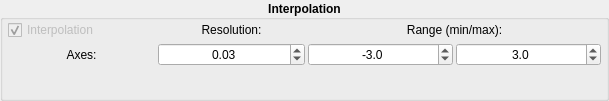
<?xml version="1.0" encoding="UTF-8"?>
<ui version="4.0">
 <class>lmfitinterpolation</class>
 <widget class="QWidget" name="lmfitinterpolation">
  <property name="geometry">
   <rect>
    <x>0</x>
    <y>0</y>
    <width>609</width>
    <height>101</height>
   </rect>
  </property>
  <property name="windowTitle">
   <string>Form</string>
  </property>
  <layout class="QHBoxLayout" name="horizontalLayout">
   <property name="spacing">
    <number>0</number>
   </property>
   <property name="leftMargin">
    <number>0</number>
   </property>
   <property name="topMargin">
    <number>0</number>
   </property>
   <property name="rightMargin">
    <number>0</number>
   </property>
   <property name="bottomMargin">
    <number>0</number>
   </property>
   <item>
    <widget class="QGroupBox" name="groupbox">
     <property name="font">
      <font>
       <weight>75</weight>
       <bold>true</bold>
      </font>
     </property>
     <property name="title">
      <string>Interpolation</string>
     </property>
     <property name="alignment">
      <set>Qt::AlignCenter</set>
     </property>
     <layout class="QVBoxLayout" name="verticalLayout" stretch="0,1">
      <property name="spacing">
       <number>3</number>
      </property>
      <property name="leftMargin">
       <number>5</number>
      </property>
      <property name="topMargin">
       <number>0</number>
      </property>
      <property name="rightMargin">
       <number>5</number>
      </property>
      <property name="bottomMargin">
       <number>0</number>
      </property>
      <item>
       <layout class="QGridLayout" name="layout_3" columnstretch="1,1,2">
        <item row="0" column="1">
         <widget class="QLabel" name="resolution_label">
          <property name="sizePolicy">
           <sizepolicy hsizetype="Preferred" vsizetype="Maximum">
            <horstretch>0</horstretch>
            <verstretch>0</verstretch>
           </sizepolicy>
          </property>
          <property name="font">
           <font>
            <weight>50</weight>
            <bold>false</bold>
           </font>
          </property>
          <property name="text">
           <string>Resolution:</string>
          </property>
          <property name="alignment">
           <set>Qt::AlignCenter</set>
          </property>
         </widget>
        </item>
        <item row="1" column="1">
         <widget class="QDoubleSpinBox" name="resolution_spinbox">
          <property name="sizePolicy">
           <sizepolicy hsizetype="Preferred" vsizetype="Fixed">
            <horstretch>0</horstretch>
            <verstretch>0</verstretch>
           </sizepolicy>
          </property>
          <property name="font">
           <font>
            <weight>50</weight>
            <bold>false</bold>
           </font>
          </property>
          <property name="alignment">
           <set>Qt::AlignCenter</set>
          </property>
          <property name="minimum">
           <double>0.010000000000000</double>
          </property>
          <property name="maximum">
           <double>0.100000000000000</double>
          </property>
          <property name="singleStep">
           <double>0.010000000000000</double>
          </property>
          <property name="value">
           <double>0.030000000000000</double>
          </property>
         </widget>
        </item>
        <item row="1" column="2">
         <layout class="QHBoxLayout" name="layout">
          <item>
           <widget class="QDoubleSpinBox" name="min_spinbox">
            <property name="font">
             <font>
              <weight>50</weight>
              <bold>false</bold>
             </font>
            </property>
            <property name="alignment">
             <set>Qt::AlignCenter</set>
            </property>
            <property name="decimals">
             <number>1</number>
            </property>
            <property name="minimum">
             <double>-50.000000000000000</double>
            </property>
            <property name="maximum">
             <double>50.000000000000000</double>
            </property>
            <property name="singleStep">
             <double>0.100000000000000</double>
            </property>
            <property name="value">
             <double>-3.000000000000000</double>
            </property>
           </widget>
          </item>
          <item>
           <widget class="QDoubleSpinBox" name="max_spinbox">
            <property name="font">
             <font>
              <weight>50</weight>
              <bold>false</bold>
             </font>
            </property>
            <property name="alignment">
             <set>Qt::AlignCenter</set>
            </property>
            <property name="decimals">
             <number>1</number>
            </property>
            <property name="minimum">
             <double>-50.000000000000000</double>
            </property>
            <property name="maximum">
             <double>50.000000000000000</double>
            </property>
            <property name="singleStep">
             <double>0.100000000000000</double>
            </property>
            <property name="value">
             <double>3.000000000000000</double>
            </property>
           </widget>
          </item>
         </layout>
        </item>
        <item row="0" column="2">
         <widget class="QLabel" name="range_label">
          <property name="sizePolicy">
           <sizepolicy hsizetype="Preferred" vsizetype="Maximum">
            <horstretch>0</horstretch>
            <verstretch>0</verstretch>
           </sizepolicy>
          </property>
          <property name="font">
           <font>
            <weight>50</weight>
            <bold>false</bold>
           </font>
          </property>
          <property name="text">
           <string>Range (min/max):</string>
          </property>
          <property name="alignment">
           <set>Qt::AlignCenter</set>
          </property>
         </widget>
        </item>
        <item row="1" column="0">
         <widget class="QLabel" name="label">
          <property name="font">
           <font>
            <weight>50</weight>
            <bold>false</bold>
           </font>
          </property>
          <property name="toolTip">
           <string>LMFit only supports square kmaps. This setting
applies for both axes.</string>
          </property>
          <property name="text">
           <string>Axes:</string>
          </property>
          <property name="alignment">
           <set>Qt::AlignCenter</set>
          </property>
         </widget>
        </item>
        <item row="0" column="0">
         <widget class="QCheckBox" name="interpolation_checkbox">
          <property name="enabled">
           <bool>false</bool>
          </property>
          <property name="sizePolicy">
           <sizepolicy hsizetype="Preferred" vsizetype="Fixed">
            <horstretch>0</horstretch>
            <verstretch>0</verstretch>
           </sizepolicy>
          </property>
          <property name="font">
           <font>
            <weight>50</weight>
            <bold>false</bold>
           </font>
          </property>
          <property name="toolTip">
           <string>Interpolation can not be disabled for LMFit as it provides the common grid for the SlicedData and
the OrbitalData.</string>
          </property>
          <property name="text">
           <string>Interpolation</string>
          </property>
          <property name="checked">
           <bool>true</bool>
          </property>
         </widget>
        </item>
       </layout>
      </item>
      <item>
       <spacer name="spacer_2">
        <property name="orientation">
         <enum>Qt::Vertical</enum>
        </property>
        <property name="sizeHint" stdset="0">
         <size>
          <width>20</width>
          <height>40</height>
         </size>
        </property>
       </spacer>
      </item>
     </layout>
    </widget>
   </item>
  </layout>
 </widget>
 <resources/>
 <connections/>
</ui>
